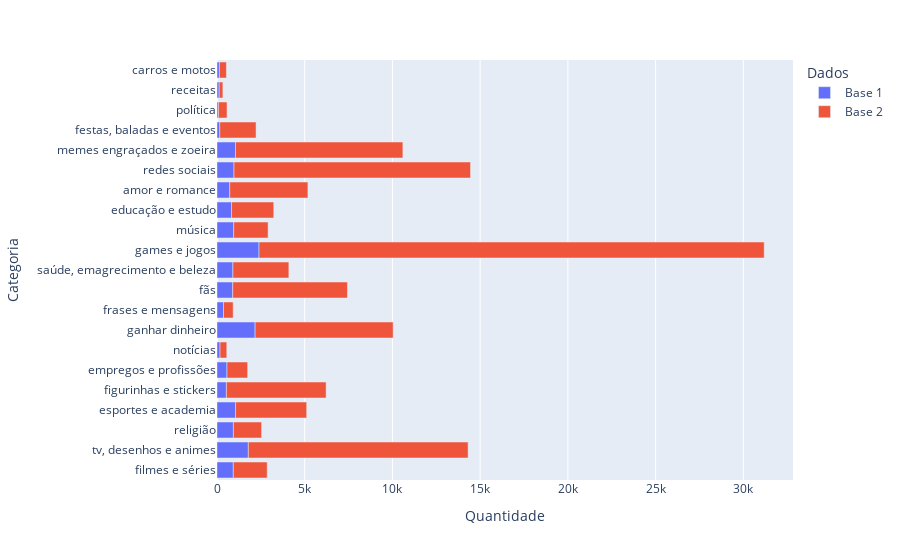

The cell this chart's notebook holds for it:
### Code cell
df1 = pd.DataFrame({"Dados": ['Base 1' for i in range(N_CLASSES)], "Categoria": list(qtd_cat_base1.keys()), "Quantidade": list(qtd_cat_base1.values())})
df2 = pd.DataFrame({"Dados": ['Base 2' for i in range(N_CLASSES)], "Categoria": list(qtd_cat_base2.keys()), "Quantidade": list(qtd_cat_base2.values())})

fig = px.bar(pd.concat([df1, df2]), color='Dados', y='Categoria', x='Quantidade')
fig.show()

### Figure 1 — Plotly figure (JSON) as saved in the notebook; plotly's stock layout.template omitted (floating-point values rounded to 4 significant figures)
{"data": [{"alignmentgroup": "True", "hovertemplate": "Dados=Base 1<br>Quantidade=%{x}<br>Categoria=%{y}<extra></extra>", "legendgroup": "Base 1", "marker": {"color": "#636efa", "pattern": {"shape": ""}}, "name": "Base 1", "offsetgroup": "Base 1", "orientation": "h", "showlegend": true, "textposition": "auto", "type": "bar", "x": [929, 1786, 935, 1060, 536, 568, 174, 2171, 371, 896, 907, 2394, 953, 830, 727, 969, 1053, 159, 83, 124, 137], "xaxis": "x", "y": ["filmes e séries", "tv, desenhos e animes", "religião", "esportes e academia", "figurinhas e stickers", "empregos e profissões", "notícias", "ganhar dinheiro", "frases e mensagens", "fãs", "saúde, emagrecimento e beleza", "games e jogos", "música", "educação e estudo", "amor e romance", "redes sociais", "memes engraçados e zoeira", "festas, baladas e eventos", "política", "receitas", "carros e motos"], "yaxis": "y"}, {"alignmentgroup": "True", "hovertemplate": "Dados=Base 2<br>Quantidade=%{x}<br>Categoria=%{y}<extra></extra>", "legendgroup": "Base 2", "marker": {"color": "#EF553B", "pattern": {"shape": ""}}, "name": "Base 2", "offsetgroup": "Base 2", "orientation": "h", "showlegend": true, "textposition": "auto", "type": "bar", "x": [5684, 7869, 1179, 12526, 28795, 9541, 4455, 1606, 3188, 4052, 13482, 551, 384, 490, 1959, 211, 1932, 2405, 6540, 2068, 400], "xaxis": "x", "y": ["figurinhas e stickers", "ganhar dinheiro", "empregos e profissões", "tv, desenhos e animes", "games e jogos", "memes engraçados e zoeira", "amor e romance", "religião", "saúde, emagrecimento e beleza", "esportes e academia", "redes sociais", "frases e mensagens", "notícias", "política", "música", "receitas", "filmes e séries", "educação e estudo", "fãs", "festas, baladas e eventos", "carros e motos"], "yaxis": "y"}], "layout": {"barmode": "relative", "legend": {"title": {"text": "Dados"}, "tracegroupgap": 0}, "margin": {"t": 60}, "xaxis": {"anchor": "y", "domain": [0, 1], "title": {"text": "Quantidade"}}, "yaxis": {"anchor": "x", "domain": [0, 1], "title": {"text": "Categoria"}}}}
